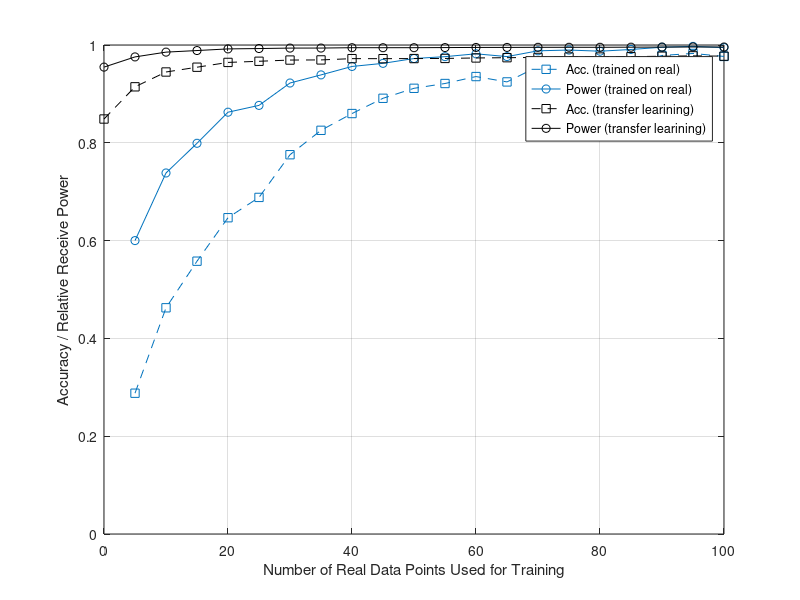

Here is the MATLAB script that generated this plot:
load('all_acc_train_on_real_compare_to_transfer2.mat');
load('all_pwr_train_on_real_compare_to_transfer2.mat');
load('all_acc_train_on_transfer_final_batch8_beamsteer2.mat');
load('all_pwr_train_on_transfer_final_batch8_beamsteer2.mat');

all_acc_train_on_real4_compare_to_transfer = squeeze(mean(all_acc_train_on_real_compare_to_transfer2, 2));
all_pwr_train_on_real4_compare_to_transfer = squeeze(mean(all_pwr_train_on_real_compare_to_transfer2, 2));
all_acc_train_on_transfer_final = squeeze(mean(all_acc_train_on_transfer_final_batch8_beamsteer2, 2));
all_pwr_train_on_transfer_final = squeeze(mean(all_pwr_train_on_transfer_final_batch8_beamsteer2, 2));


num_data = 0:5:100;

figure;
plot(5:5:100, all_acc_train_on_real4_compare_to_transfer(2, :), '--s', "Color", "#0072BD");
hold on
plot(5:5:100, all_pwr_train_on_real4_compare_to_transfer(2, :), '-o', "Color", "#0072BD");
hold on
plot(0:5:100, all_acc_train_on_transfer_final(2, :), '--s', "Color", "#000000");
hold on
plot(0:5:100, all_pwr_train_on_transfer_final(2, :), '-o', "Color", "#000000");
grid on

xlabel('Number of Real Data Points Used for Training');
ylabel('Accuracy / Relative Receive Power');

ylim([0, 1]);
% legend( 'Acc. (transfer learining)', 'Power (transfer learining)');
legend('Acc. (trained on real)', 'Power (trained on real)', 'Acc. (transfer learining)', 'Power (transfer learining)');